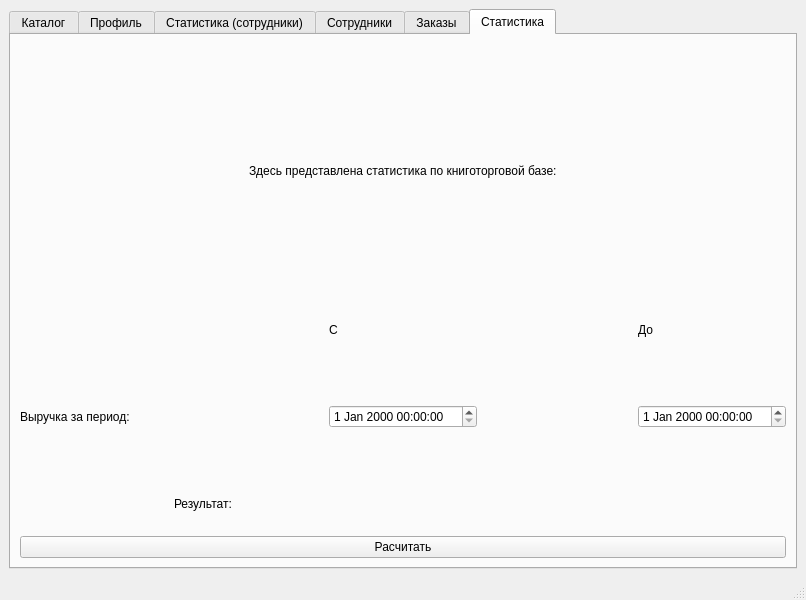
<?xml version="1.0" encoding="UTF-8"?>
<ui version="4.0">
 <class>MainWindow</class>
 <widget class="QMainWindow" name="MainWindow">
  <property name="geometry">
   <rect>
    <x>0</x>
    <y>0</y>
    <width>806</width>
    <height>600</height>
   </rect>
  </property>
  <property name="windowTitle">
   <string>MainWindow</string>
  </property>
  <widget class="QWidget" name="centralwidget">
   <layout class="QHBoxLayout" name="horizontalLayout">
    <item>
     <widget class="QTabWidget" name="tabs">
      <property name="currentIndex">
       <number>5</number>
      </property>
      <widget class="QWidget" name="catalog_base">
       <attribute name="title">
        <string>Каталог</string>
       </attribute>
       <layout class="QVBoxLayout" name="verticalLayout">
        <item>
         <widget class="QLabel" name="label_4">
          <property name="text">
           <string>Здесь представлены все книги торговой базы:</string>
          </property>
         </widget>
        </item>
        <item>
         <widget class="QScrollArea" name="scrollArea">
          <property name="widgetResizable">
           <bool>true</bool>
          </property>
          <widget class="QWidget" name="scrollAreaWidgetContents">
           <property name="geometry">
            <rect>
             <x>0</x>
             <y>0</y>
             <width>762</width>
             <height>388</height>
            </rect>
           </property>
           <layout class="QVBoxLayout" name="verticalLayout_9">
            <item>
             <layout class="QVBoxLayout" name="catalog"/>
            </item>
           </layout>
          </widget>
         </widget>
        </item>
        <item>
         <widget class="QLabel" name="label_6">
          <property name="text">
           <string>Сортировка (количество проданных книг):</string>
          </property>
         </widget>
        </item>
        <item>
         <widget class="QComboBox" name="sort_books">
          <item>
           <property name="text">
            <string>Без сортировки</string>
           </property>
          </item>
          <item>
           <property name="text">
            <string>По возрастанию</string>
           </property>
          </item>
          <item>
           <property name="text">
            <string>По убыванию</string>
           </property>
          </item>
         </widget>
        </item>
        <item>
         <widget class="QPushButton" name="add_new_book">
          <property name="text">
           <string>Добавить новую книгу</string>
          </property>
         </widget>
        </item>
       </layout>
      </widget>
      <widget class="QWidget" name="profile_base">
       <attribute name="title">
        <string>Профиль</string>
       </attribute>
       <layout class="QVBoxLayout" name="verticalLayout_11" stretch="0,5">
        <item>
         <widget class="QLabel" name="label_5">
          <property name="text">
           <string>Ваш профиль:</string>
          </property>
         </widget>
        </item>
        <item>
         <layout class="QVBoxLayout" name="profile"/>
        </item>
       </layout>
      </widget>
      <widget class="QWidget" name="employees_stat_base">
       <attribute name="title">
        <string>Статистика (сотрудники)</string>
       </attribute>
       <layout class="QVBoxLayout" name="verticalLayout_3">
        <item>
         <widget class="QLabel" name="label_10">
          <property name="text">
           <string>Здесь представлена статистика по всем сотрудникам:</string>
          </property>
         </widget>
        </item>
        <item>
         <widget class="QScrollArea" name="scrollArea_2">
          <property name="widgetResizable">
           <bool>true</bool>
          </property>
          <widget class="QWidget" name="scrollAreaWidgetContents_2">
           <property name="geometry">
            <rect>
             <x>0</x>
             <y>0</y>
             <width>762</width>
             <height>390</height>
            </rect>
           </property>
           <layout class="QVBoxLayout" name="verticalLayout_5">
            <item>
             <layout class="QVBoxLayout" name="employees_stat"/>
            </item>
           </layout>
          </widget>
         </widget>
        </item>
        <item>
         <widget class="QLabel" name="label">
          <property name="text">
           <string>Сортировка:</string>
          </property>
         </widget>
        </item>
        <item>
         <widget class="QComboBox" name="sort">
          <item>
           <property name="text">
            <string>По возрастанию</string>
           </property>
          </item>
          <item>
           <property name="text">
            <string>По убыванию</string>
           </property>
          </item>
         </widget>
        </item>
        <item>
         <widget class="QComboBox" name="order_stat">
          <item>
           <property name="text">
            <string>Количество заказов</string>
           </property>
          </item>
          <item>
           <property name="text">
            <string>Принесенная прибыль</string>
           </property>
          </item>
         </widget>
        </item>
       </layout>
      </widget>
      <widget class="QWidget" name="tab">
       <attribute name="title">
        <string>Сотрудники</string>
       </attribute>
       <layout class="QVBoxLayout" name="verticalLayout_7">
        <item>
         <widget class="QLabel" name="label_11">
          <property name="text">
           <string>Здесь вы можете активировать или деактивировать учетные записи сотрудников:</string>
          </property>
         </widget>
        </item>
        <item>
         <widget class="QScrollArea" name="employees_base">
          <property name="widgetResizable">
           <bool>true</bool>
          </property>
          <widget class="QWidget" name="scrollAreaWidgetContents_4">
           <property name="geometry">
            <rect>
             <x>0</x>
             <y>0</y>
             <width>762</width>
             <height>468</height>
            </rect>
           </property>
           <layout class="QVBoxLayout" name="verticalLayout_8">
            <item>
             <layout class="QVBoxLayout" name="employees"/>
            </item>
           </layout>
          </widget>
         </widget>
        </item>
       </layout>
      </widget>
      <widget class="QWidget" name="orders_base">
       <attribute name="title">
        <string>Заказы</string>
       </attribute>
       <layout class="QVBoxLayout" name="verticalLayout_4">
        <item>
         <widget class="QLabel" name="label_2">
          <property name="text">
           <string>Пользовательские заказы:</string>
          </property>
         </widget>
        </item>
        <item>
         <widget class="QScrollArea" name="scrollArea_3">
          <property name="widgetResizable">
           <bool>true</bool>
          </property>
          <widget class="QWidget" name="scrollAreaWidgetContents_3">
           <property name="geometry">
            <rect>
             <x>0</x>
             <y>0</y>
             <width>762</width>
             <height>418</height>
            </rect>
           </property>
           <layout class="QVBoxLayout" name="verticalLayout_6">
            <item>
             <layout class="QVBoxLayout" name="orders"/>
            </item>
           </layout>
          </widget>
         </widget>
        </item>
        <item>
         <widget class="QLabel" name="label_3">
          <property name="text">
           <string>Сортировка:</string>
          </property>
         </widget>
        </item>
        <item>
         <widget class="QComboBox" name="sort_status">
          <item>
           <property name="text">
            <string>Без сортировки</string>
           </property>
          </item>
          <item>
           <property name="text">
            <string>Принято</string>
           </property>
          </item>
          <item>
           <property name="text">
            <string>В обработке</string>
           </property>
          </item>
          <item>
           <property name="text">
            <string>Отменено</string>
           </property>
          </item>
          <item>
           <property name="text">
            <string>Успешно завершено</string>
           </property>
          </item>
         </widget>
        </item>
       </layout>
      </widget>
      <widget class="QWidget" name="statistics_base">
       <attribute name="title">
        <string>Статистика</string>
       </attribute>
       <layout class="QVBoxLayout" name="verticalLayout_2">
        <item alignment="Qt::AlignHCenter">
         <widget class="QLabel" name="label_12">
          <property name="text">
           <string>Здесь представлена статистика по книготорговой базе:</string>
          </property>
         </widget>
        </item>
        <item>
         <layout class="QGridLayout" name="gridLayout">
          <item row="5" column="2">
           <widget class="QLabel" name="income">
            <property name="text">
             <string/>
            </property>
           </widget>
          </item>
          <item row="2" column="0" rowspan="2">
           <widget class="QLabel" name="label_9">
            <property name="text">
             <string>Выручка за период:</string>
            </property>
           </widget>
          </item>
          <item row="2" column="2" rowspan="2">
           <widget class="QDateTimeEdit" name="start_date"/>
          </item>
          <item row="2" column="4" rowspan="2">
           <widget class="QDateTimeEdit" name="end_date"/>
          </item>
          <item row="6" column="0" colspan="5">
           <widget class="QPushButton" name="calculate">
            <property name="text">
             <string>Расчитать</string>
            </property>
           </widget>
          </item>
          <item row="5" column="1">
           <widget class="QLabel" name="label_14">
            <property name="text">
             <string>Результат:</string>
            </property>
           </widget>
          </item>
          <item row="1" column="4">
           <widget class="QLabel" name="label_8">
            <property name="text">
             <string>До</string>
            </property>
           </widget>
          </item>
          <item row="1" column="2">
           <widget class="QLabel" name="label_7">
            <property name="text">
             <string>С</string>
            </property>
           </widget>
          </item>
         </layout>
        </item>
       </layout>
      </widget>
     </widget>
    </item>
   </layout>
  </widget>
  <widget class="QMenuBar" name="menubar">
   <property name="geometry">
    <rect>
     <x>0</x>
     <y>0</y>
     <width>806</width>
     <height>22</height>
    </rect>
   </property>
  </widget>
  <widget class="QStatusBar" name="statusbar"/>
 </widget>
 <resources/>
 <connections/>
</ui>
